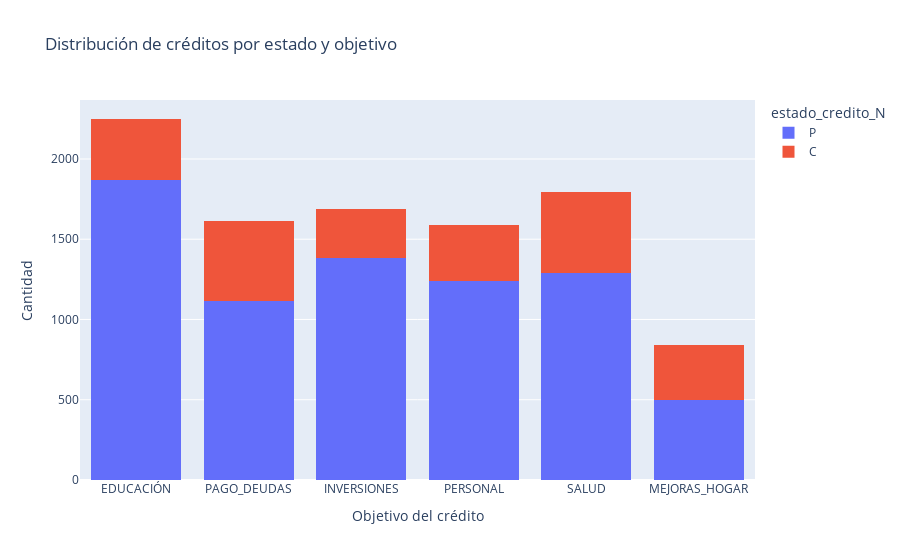

Write notebook code for a chart like this one.
### Code cell
# Gráfico de barras apiladas: Comparar la distribución de créditos por estado y objetivo
barras_apiladas = px.histogram(df, x='objetivo_credito', color='estado_credito_N', 
                               title='Distribución de créditos por estado y objetivo',
                               barmode='stack')
barras_apiladas.update_layout(xaxis_title='Objetivo del crédito', yaxis_title='Cantidad')
barras_apiladas.show()

### Figure 1 — Plotly figure (JSON) as saved in the notebook; plotly's stock layout.template omitted (floating-point values rounded to 4 significant figures; data arrays with more than 128 entries replaced by an {"elided": "..."} marker saying what was removed)
{"data": [{"bingroup": "x", "hovertemplate": "estado_credito_N=P<br>objetivo_credito=%{x}<br>count=%{y}<extra></extra>", "legendgroup": "P", "marker": {"color": "#636efa", "pattern": {"shape": ""}}, "name": "P", "orientation": "v", "showlegend": true, "type": "histogram", "x": {"elided": "7396 str values"}, "xaxis": "x", "yaxis": "y"}, {"bingroup": "x", "hovertemplate": "estado_credito_N=C<br>objetivo_credito=%{x}<br>count=%{y}<extra></extra>", "legendgroup": "C", "marker": {"color": "#EF553B", "pattern": {"shape": ""}}, "name": "C", "orientation": "v", "showlegend": true, "type": "histogram", "x": {"elided": "2374 str values"}, "xaxis": "x", "yaxis": "y"}], "layout": {"barmode": "stack", "legend": {"title": {"text": "estado_credito_N"}, "tracegroupgap": 0}, "title": {"text": "Distribución de créditos por estado y objetivo"}, "xaxis": {"anchor": "y", "domain": [0, 1], "title": {"text": "Objetivo del crédito"}}, "yaxis": {"anchor": "x", "domain": [0, 1], "title": {"text": "Cantidad"}}}}
